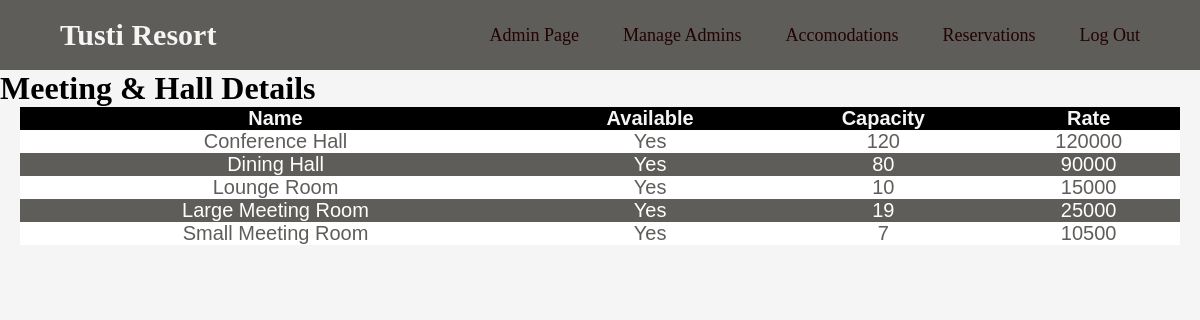
Before: /html-php/admin-meeting.php with the older database file.
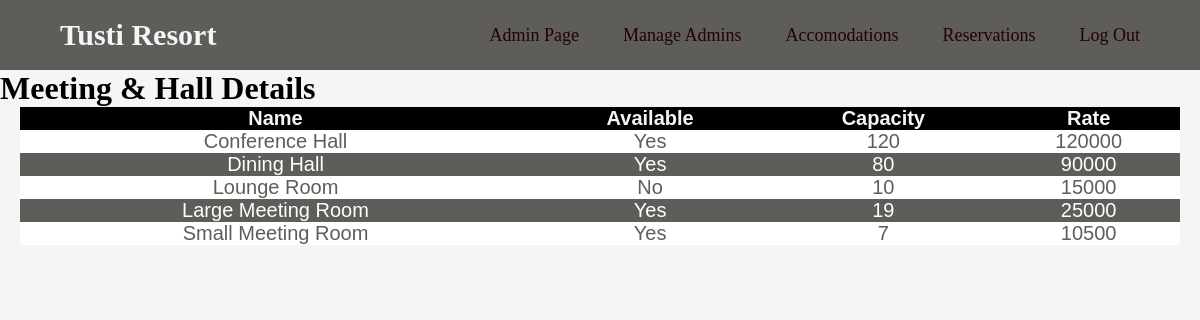
After: the same page with the newer database file.
### tables this page shows
CREATE TABLE `meeting` (
  `Name` varchar(100) NOT NULL,
  `Available` varchar(3) NOT NULL,
  `Capacity` int(11) NOT NULL,
  `Rate` int(11) NOT NULL
);

### html-php/admin-meeting.php (the view, shortened to what this page needs)
<!DOCTYPE html>
<html lang="en">
<head>
    <link rel = "stylesheet" href="/RMS/css/style_admin.css">
</head>
<body>
    <nav>
    <div class="logo"><a href="/RMS/html-php/home.php">Tusti Resort</a></div>
        <ul>
            <li><a href="/RMS/html-php/admin.php">Admin Page</a></li>
            <li><a href="#">Manage Admins</a>
            </li>
            <li><a href="#">Accomodations</a>
            </li>
            <li><a href="#">Reservations</a>
            </li>
            <li><a href="/RMS/html-php/home.php">Log Out</a></li>
        </ul>
    </nav>
<div>
    <h1>Meeting & Hall Details</h1>
</div>
<div class="list">
    <table>
        <thead>
            <tr>
                <th>Name</th>
                <th>Available</th>
                <th>Capacity</th>
                <th>Rate</th>
            </tr>
        </thead>
        <tbody>
        <?php
        $username = "root";
        $password = "";
        $server = "localhost";
        $database = "rms";
        $con = mysqli_connect($server,$username,$password,$database);
        $selectquery = " select * from meeting";
        $query = mysqli_query($con,$selectquery);
        while($res = mysqli_fetch_array($query)){
        ?>
           <tr>
            <td><?php echo $res['Name'];?></td>
            <td><?php echo $res['Available'];?></td>
            <td><?php echo $res['Capacity'];?></td>
            <td><?php echo $res['Rate'];?></td>
           </tr>
        <?php
        }
        ?>
        </tbody>
    </table>
    </div>
</body>
</html>

### css/style_admin.css (style rules this page uses)
* { margin: 0; padding: 0; }
body { background-color: whitesmoke; background-size: cover; background-position: center center; height: 100vh; box-sizing: border-box; }
nav { background: rgb(94, 93, 89); }
nav:after { content: ''; clear: both; display: table; }
nav .logo { float: left; color: whitesmoke; font-size: 30px; font-weight: 600; line-height: 70px; padding-left: 60px; }
nav ul { float: right; list-style: none; margin-right: 40px; position: relative; }
nav ul li { display: inline-block; background: rgb(94, 93, 89); margin: 0 5px; }
nav ul li a { color:rgb(34, 2, 2); text-decoration: none; line-height: 70px; font-size:18px; padding: 8px 15px; }
.list { background-color: rgb(123,182,97); margin-left: 20px; margin-right: 20px; }

### html-php/admin-meeting.php (style rules this page uses)
table { border-collapse: collapse; width: 100%; color: #5E5D59; font-family: sans-serif; font-size: 20px; text-align: center; }
th { background-color: black; color: whitesmoke; }
tr:nth-child(even) { background-color: #5E5D59; color: white; }
tr:nth-child(odd) { background-color: white; color: #5E5D59; }
a { color: whitesmoke; text-decoration: none; }

Changed rows visible on the page:
changed meeting "Lounge Room": Available "Yes" → "No"
